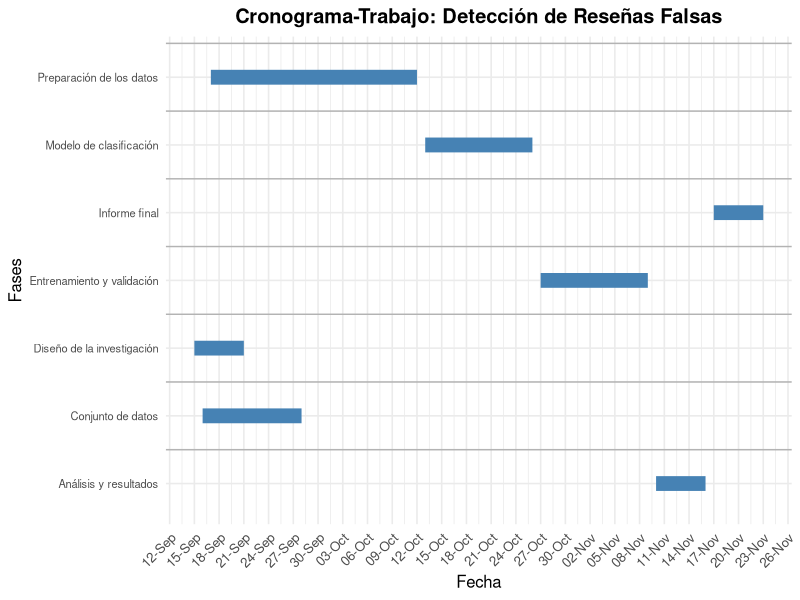

R code for this plot:
## ---- chunk 1
knitr::opts_chunk$set(echo = TRUE)
## ---- chunk 2
library(ggplot2)
library(dplyr)
library(tidyverse)
## ---- chunk 3
data_reviews <- read.csv("multilingual_mobile_app_reviews_2025.csv")
## ---- chunk 4
head(data_reviews, 5)
## ---- chunk 5
dim(data_reviews)
## ---- chunk 6
cat("=== Estadísticas de rating ===\n")
cat("Media: ", mean(data_reviews$rating, na.rm = TRUE), "\n")
cat("Mediana: ", median(data_reviews$rating, na.rm = TRUE), "\n")
cat("Desviación estándar: ", sd(data_reviews$rating, na.rm = TRUE), "\n\n")

cat("=== Estadísticas de user_age ===\n")
cat("Media: ", mean(data_reviews$user_age, na.rm = TRUE), "\n")
cat("Mediana: ", median(data_reviews$user_age, na.rm = TRUE), "\n")
cat("Desviación estándar: ", sd(data_reviews$user_age, na.rm = TRUE), "\n\n")

cat("=== Estadísticas de num_helpful_votes ===\n")
cat("Media: ", mean(data_reviews$num_helpful_votes, na.rm = TRUE), "\n")
cat("Mediana: ", median(data_reviews$num_helpful_votes, na.rm = TRUE), "\n")
cat("Desviación estándar: ", sd(data_reviews$num_helpful_votes, na.rm = TRUE), "\n")
## ---- chunk 7
categoricas <- c("app_name", "app_category", "review_language",
                 "verified_purchase", "device_type", 
                 "user_gender", "user_country")

for (var in categoricas) {
  cat("\n=== Frecuencias de", var, "===\n")
  
  freq <- data_reviews %>%
    count(.data[[var]]) %>%
    mutate(prop = n / sum(n))
  
  print(freq)
}
## ---- chunk 8
null_data <- colSums(is.na(data_reviews))
print(null_data)

## ---- chunk 9
library(ggplot2)

# Datos del cronograma
cronograma <- data.frame(
  fase = c("Diseño de la investigación",
           "Conjunto de datos",
           "Preparación de los datos",
           "Modelo de clasificación",
           "Entrenamiento y validación",
           "Análisis y resultados",
           "Informe final"),
  inicio = as.Date(c("2025-09-15","2025-09-16","2025-09-17",
                     "2025-10-13","2025-10-27","2025-11-10","2025-11-17")),
  fin    = as.Date(c("2025-09-21","2025-09-28","2025-10-12",
                     "2025-10-26","2025-11-09","2025-11-16","2025-11-23"))
)

# Gráfico de Gantt con divisiones de fases
ggplot(cronograma, aes(x = inicio, xend = fin, y = fase, yend = fase)) +
  geom_segment(size = 5, color = "steelblue") +
  # Líneas divisorias horizontales entre fases
  geom_hline(yintercept = 1:length(cronograma$fase) + 0.5,
             linetype = "solid", color = "gray70", size = 0.5) +
  labs(title = "Cronograma-Trabajo: Detección de Reseñas Falsas",
       x = "Fecha", y = "Fases") +
  scale_x_date(date_breaks = "3 days", date_labels = "%d-%b") +
  theme_minimal(base_size = 12) +
  theme(axis.text.y = element_text(size = 8),
        axis.text.x = element_text(angle = 45, hjust = 1),
        plot.title = element_text(face = "bold", hjust = 0.5))
